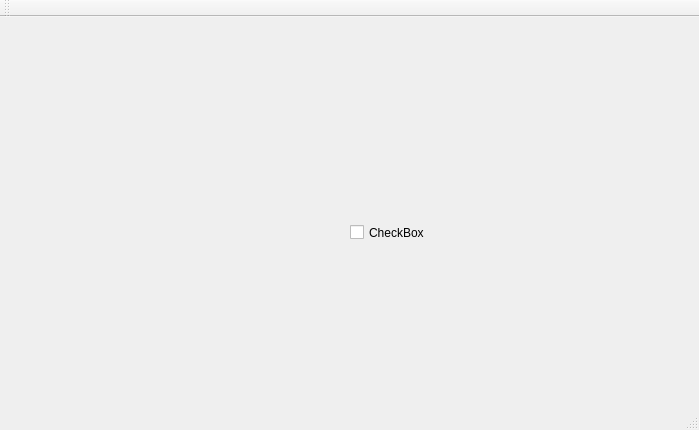
<?xml version="1.0" encoding="UTF-8"?>
<ui version="4.0">
 <class>MainWindow</class>
 <widget class="QMainWindow" name="MainWindow">
  <property name="geometry">
   <rect>
    <x>0</x>
    <y>0</y>
    <width>699</width>
    <height>430</height>
   </rect>
  </property>
  <property name="windowTitle">
   <string>MainWindow</string>
  </property>
  <widget class="QWidget" name="centralWidget">
   <widget class="QCheckBox" name="checkBox">
    <property name="geometry">
     <rect>
      <x>350</x>
      <y>190</y>
      <width>81</width>
      <height>51</height>
     </rect>
    </property>
    <property name="text">
     <string>CheckBox</string>
    </property>
   </widget>
   <widget class="QWidget" name="verticalLayoutWidget">
    <property name="geometry">
     <rect>
      <x>110</x>
      <y>110</y>
      <width>160</width>
      <height>80</height>
     </rect>
    </property>
    <layout class="QVBoxLayout" name="verticalLayout"/>
   </widget>
  </widget>
  <widget class="QMenuBar" name="menuBar">
   <property name="geometry">
    <rect>
     <x>0</x>
     <y>0</y>
     <width>699</width>
     <height>23</height>
    </rect>
   </property>
  </widget>
  <widget class="QToolBar" name="mainToolBar">
   <attribute name="toolBarArea">
    <enum>TopToolBarArea</enum>
   </attribute>
   <attribute name="toolBarBreak">
    <bool>false</bool>
   </attribute>
  </widget>
  <widget class="QStatusBar" name="statusBar"/>
 </widget>
 <layoutdefault spacing="6" margin="11"/>
 <resources/>
 <connections/>
</ui>
